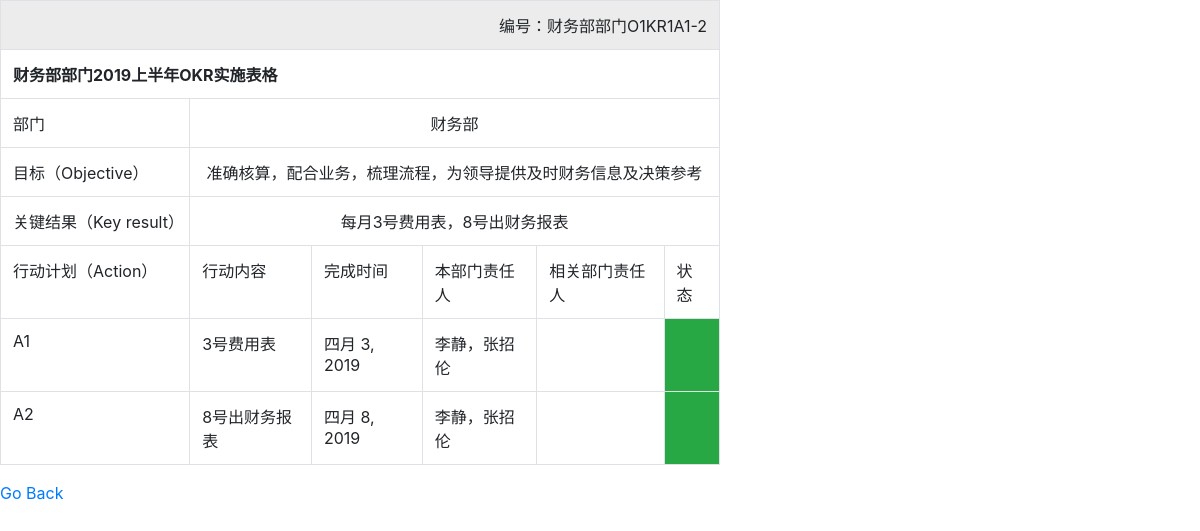
Screenshot of /Objective/Objective_id/3/ with the database file from the repository.
### Objective/models.py (models this page shows, shortened)
class Objective(models.Model):
    department = models.CharField('部门', max_length=20)
    objective = models.CharField('目标', max_length=200)
    key_result = models.CharField('关键结果', max_length=200)
    self_assessment_score = models.IntegerField('部门自评', default=0)
    leader_assessment_score = models.IntegerField('领导评分', default=0)
    code = models.CharField('编号', max_length=20, default='')
    time_description = models.CharField('年度', max_length=20, default='')

class Action(models.Model):
    objective = models.ForeignKey(Objective, on_delete=models.CASCADE)
    content = models.CharField('行动内容', max_length=500, default='')
    complete_date = models.DateField('完成时间')
    local_leader = models.CharField('本部门责任人', max_length=100, default='')
    correlative_leader = models.CharField('相关部门责任人', max_length=100, blank=True, default='')
    status = models.IntegerField('状态', choices=STATUS_CHOICE)

### Objective/views.py (the view)
# urls.py: url('Objective_id/(\d+)/', views.objective_detail, name='key_result_detail'),
def objective_detail(request, pk):
    return render(request, 'Objective/objective_detail.html',
                  {'actions': Action.objects.filter(objective_id=pk), 'objective': Objective.objects.get(id=pk)})

### Objective/templates/Objective/objective_detail.html (shortened to what this page needs)
<link rel="stylesheet" href="https://maxcdn.bootstrapcdn.com/bootstrap/4.0.0/css/bootstrap.min.css"
>
<table class="table table-hover table-bordered" style="width:60% !important" border="1">
    <tbody>
    <tr>
        <td colspan="6" align="right">编号：{{ objective.department }}部门{{ objective.code }}</td>
    </tr>
    <tr>
        <th colspan="6" align="center">{{ objective.department }}部门{{ objective.time_description }}OKR实施表格</th>
    </tr>
    <tr>
        <td>部门</td>
        <td colspan="5" align="center">{{ objective.department }}</td>
    </tr>
    <tr>
        <td>目标（Objective）</td>
        <td colspan="5" align="center">{{ objective.objective }}</td>
    </tr>
    <tr>
        <td>关键结果（Key result）</td>
        <td colspan="5" align="center">{{ objective.key_result }}</td>
    </tr>
    <tr>
        <td>
            行动计划（Action）
        </td>
        <td>
            行动内容
        </td>
        <td>
            完成时间
        </td>
        <td>
            本部门责任人
        </td>
        <td>
            相关部门责任人
        </td>
        <td>
            状态
        </td>
    </tr>
    {% for a in actions %}
        <tr>
            <td>
                A{{ forloop.counter }}
            </td>
            <td>
                {{ a.content }}
            </td>
            <td>
                {{ a.complete_date }}
            </td>
            <td>
                {{ a.local_leader }}
            </td>
            <td>
            </td>
            <td class="
                {% if a.status == 1 %}
                p-3 mb-2 bg-warning
                {% elif a.status == 2 %}
p-3 mb-2 bg-success
                {% else %}
                p-3 mb-2 bg-danger
{% endif %}">
            </td>
        </tr>
    {% endfor %}
    </tbody>
</table>
<a href="/">Go Back</a>

### rows the page displays
Objective: department "财务部", code "O1KR1A1-2", time_description "2019上半年", objective "准确核算，配合业务，梳理流程，为领导提供及时财务信息及决策参考", key_result "每月3号费用表，8号出财务报表"
Action: content "3号费用表", complete_date "四月 3, 2019", local_leader "李静，张招伦", status 2 (drawn)
Action: content "8号出财务报表", complete_date "四月 8, 2019", local_leader "李静，张招伦", status 2 (drawn)
